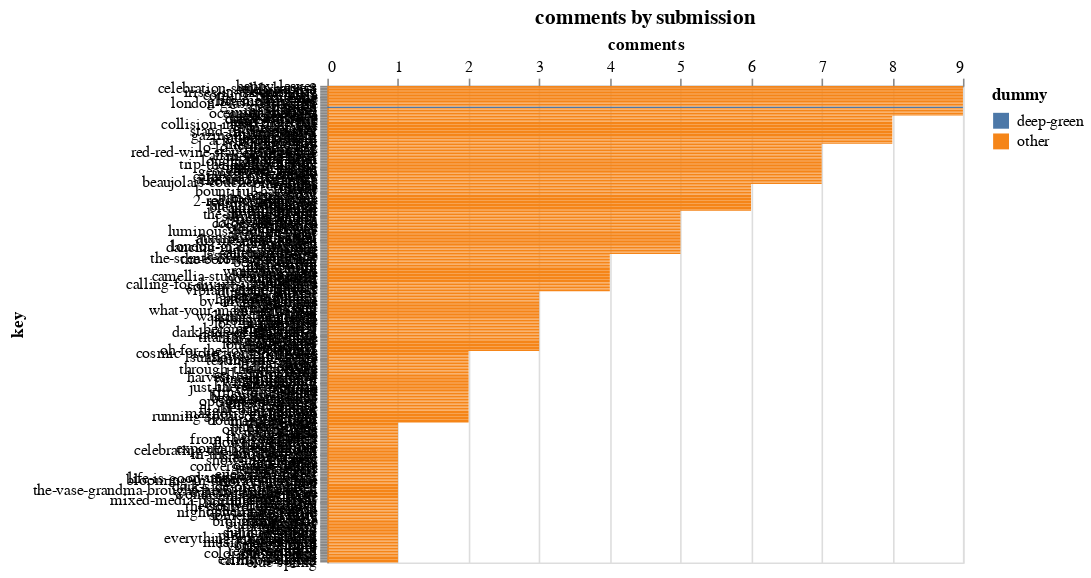

The notebook cell this image was saved under:
### Markdown cell above
## chart

### Code cell
sort_list = list(
    alt_df
    .query('comments > 0')
    .sort_values('comments', ascending=False)
    .key
    .values
)

rank_chart = alt.Chart(
    alt_df.query('comments > 0')
).mark_bar(
).encode(
    alt.Y(
        'key:N',
        sort=sort_list
    ),
    alt.X(
        'comments:Q',
        axis=alt.Axis(orient='top')
    ),
    color='dummy:N',
    #href='link'
).properties(
    title='comments by submission'
).configure(
    #background='#abb2bf'
)

display(rank_chart)

### Figure 1 — Vega-Lite specification as saved in the notebook (floating-point values rounded to 4 significant figures; data arrays with more than 128 entries replaced by an {"elided": "..."} marker saying what was removed)
{"$schema": "https://vega.github.io/schema/vega-lite/v2.6.0.json", "config": {"view": {"height": 300, "width": 400}}, "data": {"name": "data-45b76e930d954c01ac6abd4959b8b130"}, "datasets": {"data-45b76e930d954c01ac6abd4959b8b130": {"elided": "320 records"}}, "encoding": {"color": {"field": "dummy", "type": "nominal"}, "x": {"axis": {"orient": "top"}, "field": "comments", "type": "quantitative"}, "y": {"field": "key", "sort": {"elided": "320 str values"}, "type": "nominal"}}, "mark": "bar", "title": "comments by submission"}
